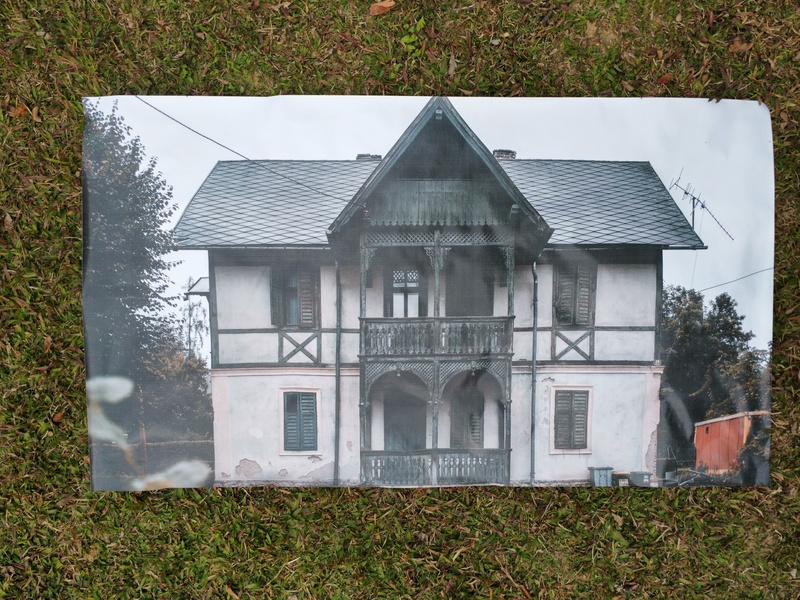
#> input picture images/query.jpg, 800 x 600 px
$ python -i utils.py   (imports and definitions only)   (Python 2 division)
#> lines starting #> are read from the running program, lines starting #| are printed output that depends on the picture
#> in process_opponent, img is the input picture: shape (600, 800, 3); mean B, G, R 106.6, 118.5, 118.7
import math
import os
import pickle
import time
import cv2
import torch
from matplotlib import pyplot as plt
import numpy as np
from image_utils import gray
import requests
from numpy import sin, cos
from matcher import BfFeatureMatcher, FeatureMatcherTypes, FlannFeatureMatcher


def hamming_distance(a, b):
    return np.count_nonzero(a != b)

def hamming_distances(a, b):
    return np.count_nonzero(a != b, axis=1)

def l2_distance(a, b):
    return np.linalg.norm(a.ravel() - b.ravel())

def l2_distances(a, b):
    return np.linalg.norm(a - b, axis=-1, keepdims=True)

# [94 lines left out: functions descriptor_sigma_mad, descriptor_sigma_mad_v2, combine_images_horizontally, combine_images_vertically, draw_feature_matches_horizontally, draw_feature_matches_vertically and 1 more, not called in this run]

def add_ones_1D(x):
    return np.array([x[0], x[1], 1])

# [15 lines left out: functions add_ones, compute_hom_reprojection_error, not called in this run]


class MPlotFigure:
    # [26 lines left out: functions __init__, add, not called in this run]

    # actually show the figures
    @staticmethod
    def show():
        plt.show()

    # make it full screen
    def full_screen(self):
        figManager = plt.get_current_fig_manager()
        figManager.full_screen_toggle()


class MatchAndDraw:
    def __init__(self, ratio=0.75):
        self.pts_dst = None
        self.ratio = ratio

    # [192 lines left out: functions fittingInliers, drawingInliers, findMatches, process, segIntersect, getPtsCenter_sxf and 4 more, not called in this run]

def normalization(data):
    _range = np.max(data) - np.min(data)
    return (data - np.min(data)) / _range

# [126 lines left out: functions input_norm, rootSIFT, unpackSiftOctave, extract_patches_array_sift, get_patches, filterMaxNumDesc and 2 more, not called in this run]

def opponent_detect(detector, img, desc=None, useProvided=False, useGray=False, remove=True):
    o1, o2, o3 = convertBGRtoOpponent(img)
    rgb_matrix = o1 + o2 + o3
    o1 = o1 / rgb_matrix
    o2 = o2 / rgb_matrix
    o3 = o3 / rgb_matrix
    if desc == None:
        keypoints1, descrs1 = detector.detectAndCompute(o1, None)
    else:
        keypoints1, descrs1 = detector.detectAndCompute(o1, None, desc, useProvided)
    keypoints = keypoints1
    descrs = descrs1
    keypoints2, descrs2 = detector.detectAndCompute(o2, None)
    keypoints = np.concatenate([keypoints, keypoints2], axis=0)
    descrs = np.concatenate([descrs, descrs2], axis=0)
    keypoints3, descrs3 = detector.detectAndCompute(o3, None)
    keypoints = np.concatenate([keypoints, keypoints3], axis=0)
    descrs = np.concatenate([descrs, descrs3], axis=0)
    if useGray:
        keypoints4, descrs4 = detector.detectAndCompute(gray(img.copy()), None)
        keypoints = np.concatenate([keypoints, keypoints4], axis=0)
        descrs = np.concatenate([descrs, descrs4], axis=0)
    # keypoints, descrs = removeDuplicates(keypoints, descrs)
    if remove:
        keypoints, descrs = removeDuplicatesByResponse(keypoints, descrs)
    return keypoints, np.array(descrs)

def convertBGRtoOpponent(img):
    '''
        将BGR转换为Opponent色彩空间
        Done in Matlab by:

        casted to float32 values
        values are normalized from 0->1

        o1 = (R-G)/math.sqrt(2)
        o2 = (R+G-2*B)/math.sqrt(6)
        o3 = (R+G+B)/math.sqrt(3)

        the values are renormalized back to
        0->255 and then cast back to uint8
    '''
    channels = cv2.split(img)
    # convert to float first
    B = channels[0].astype(np.float32)
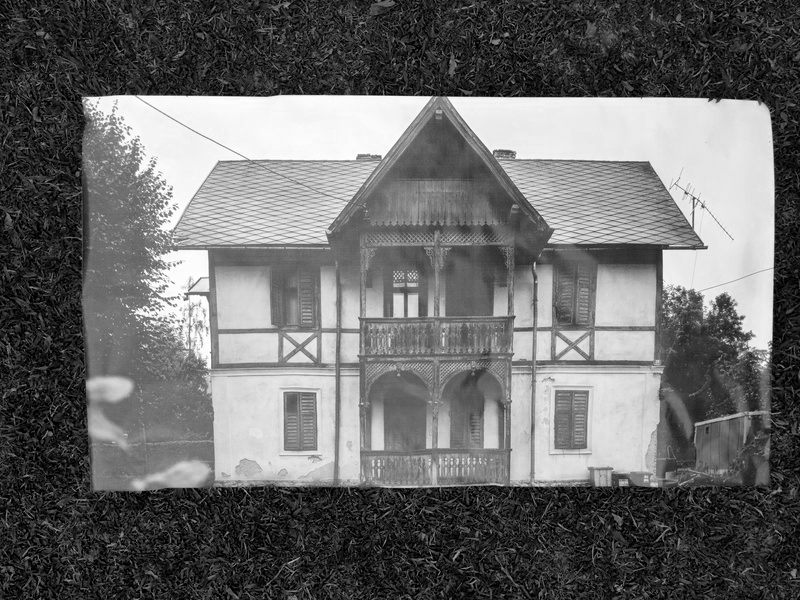
#> B: shape (600, 800) float32; min 0, max 255, mean 106.6
    G = channels[1].astype(np.float32)
    R = channels[2].astype(np.float32)
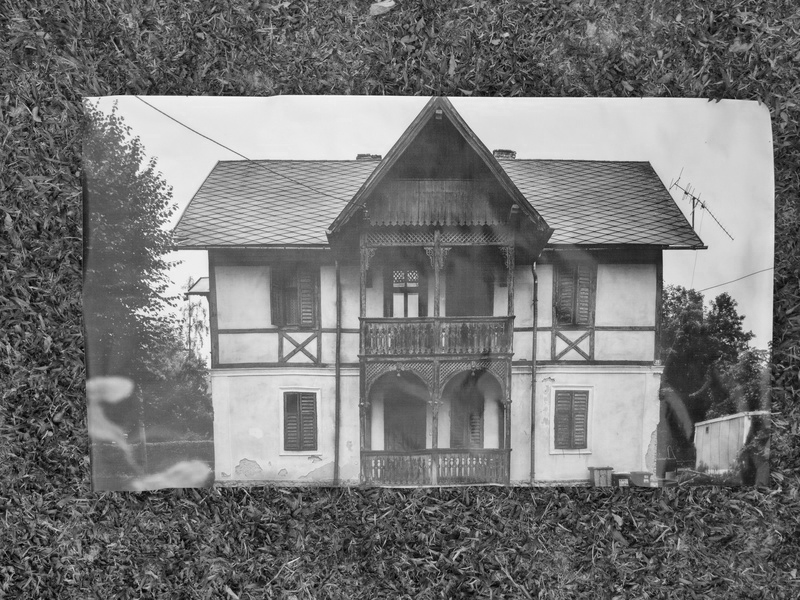
#> R: shape (600, 800) float32; min 0, max 254, mean 118.7
    # Do the conversion
    o1 = (R - G) / math.sqrt(2)
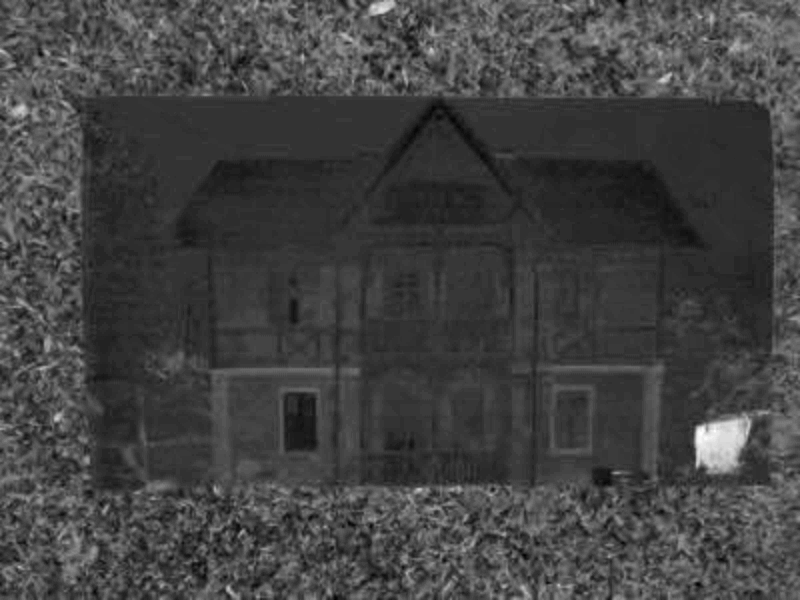
#> o1: shape (600, 800) float32; min -21.92, max 62.23, mean 0.1; drawn with min black and max white
    o2 = (R + G - 2 * B) / math.sqrt(6)
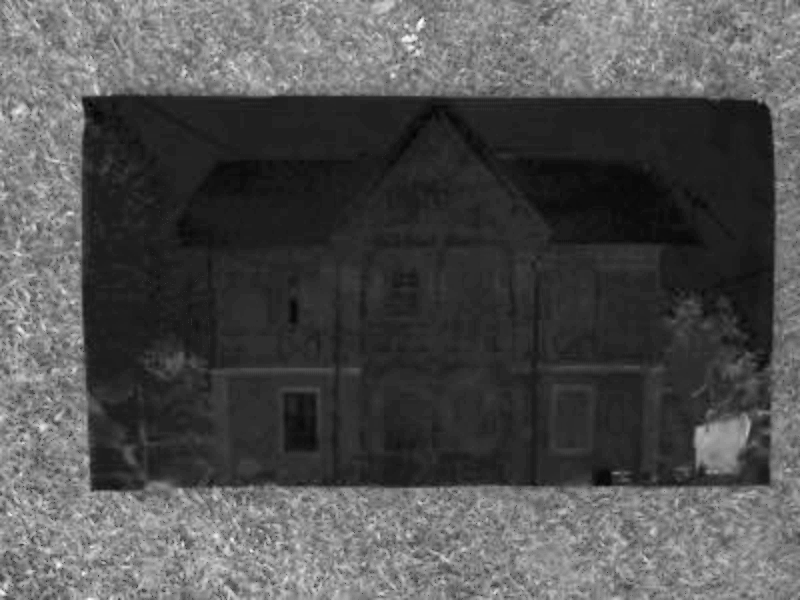
#> o2: shape (600, 800) float32; min -24.49, max 83.28, mean 9.8; drawn with min black and max white
    o3 = (R + G + B) / math.sqrt(3)
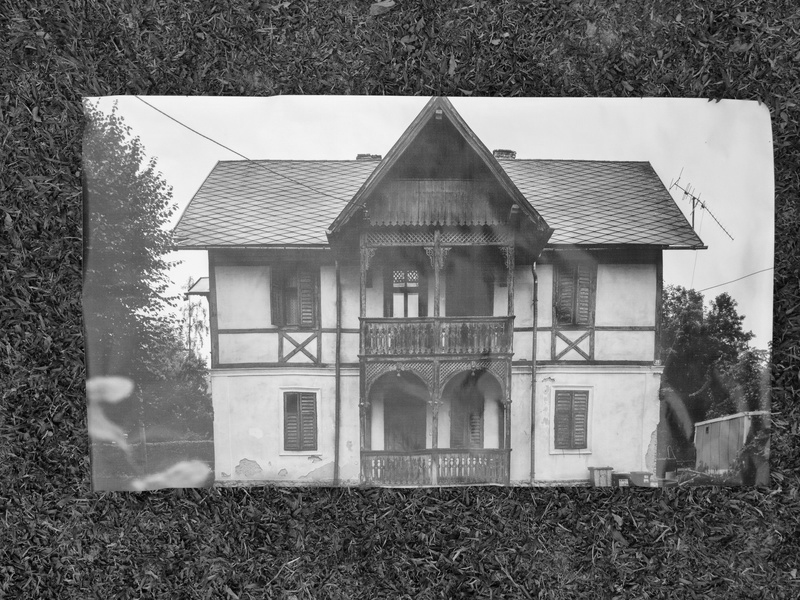
#> o3: shape (600, 800) float32; min 1.73, max 440.5, mean 198.5; drawn with min black and max white
    # [12 lines of commented-out code are left out]
    cv2.normalize(src=o1, dst=o1, alpha=0, beta=255, norm_type=cv2.NORM_MINMAX)
    cv2.normalize(src=o2, dst=o2, alpha=0, beta=255, norm_type=cv2.NORM_MINMAX)
    cv2.normalize(src=o3, dst=o3, alpha=0, beta=255, norm_type=cv2.NORM_MINMAX)
    # convert to uint8 and return
    return o1.astype(np.uint8), o2.astype(np.uint8), o3.astype(np.uint8)

# [59 lines left out: functions boostSalientColours, hellingerKernel, process_bgr, process_hsv, not called in this run]

def process_opponent(image, kps=None, nfeatures=4096):
    img = cv2.imread(image)
    detector = cv2.xfeatures2d.SIFT_create(nfeatures=nfeatures)
    if kps == None:
        keypoints, descriptors = opponent_detect(detector, img)
#> in opponent_detect, `rgb_matrix = o1 + o2 + o3`:
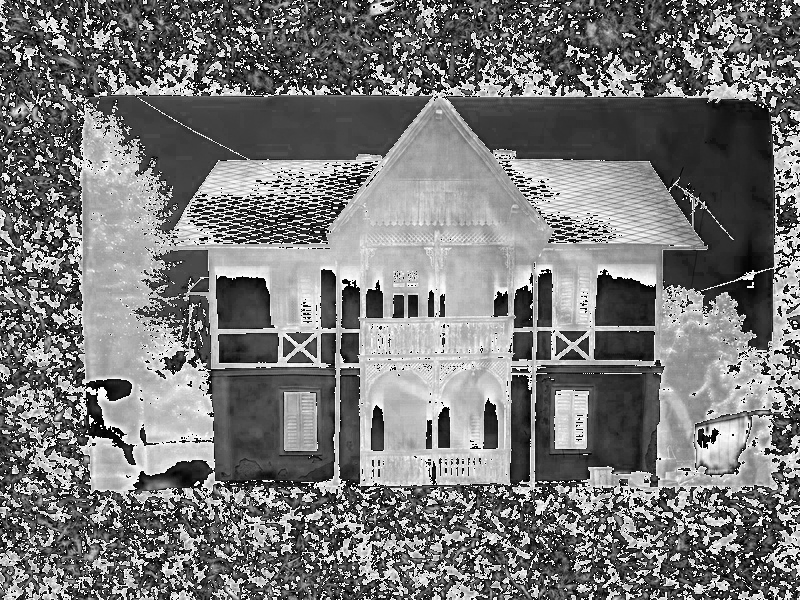
#> rgb_matrix: shape (600, 800); min 0, max 255, mean 119.9
#> in opponent_detect, `o1 = o1 / rgb_matrix`:
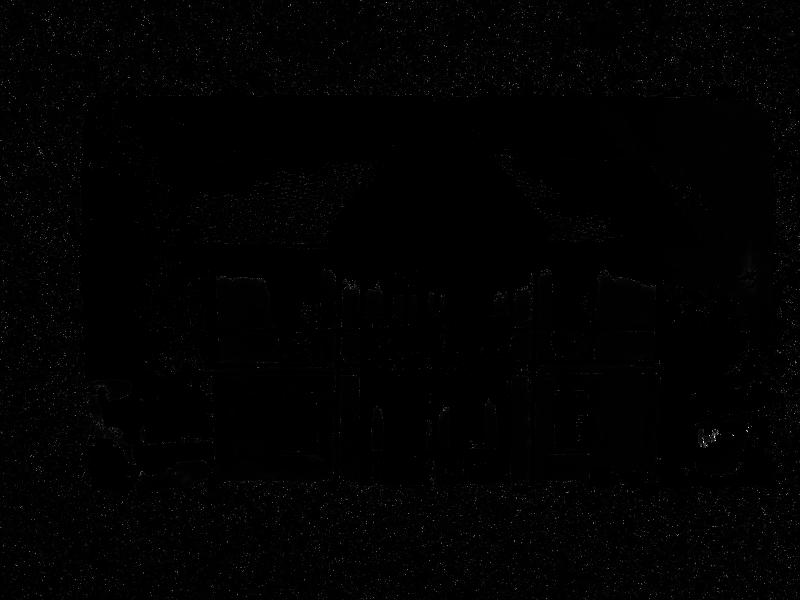
#> o1: shape (600, 800); min 0, max 237, mean 1.6
#> in opponent_detect, `keypoints1, descrs1 = detector.detectAndCompute(o1, None)`: keypoints1 = 1 keypoints; (x, y, size): (715, 431, 1.8)
#> in opponent_detect, `keypoints2, descrs2 = detector.detectAndCompute(o2, None)`: keypoints2 = 12 keypoints; strongest (x, y, size): (47, 20, 3), (715, 431, 1.8), (514, 16, 2), (793, 363, 2)
#> in opponent_detect, `keypoints3, descrs3 = detector.detectAndCompute(o3, None)`: keypoints3 = 49 keypoints; strongest (x, y, size): (749, 270, 2.1), (602, 224, 2.3), (100, 424, 6.4), (286, 190, 1.9)
    else:
        keypoints, descriptors = opponent_detect(detector, img, kps)
    return keypoints, descriptors

# [129 lines left out: functions pickle_keypoints, unpickle_keypoints, writeSift, match_images, ransac, filter_matches and 2 more, not called in this run]

def removeDuplicatesByResponse(keypoints, descriptors):
    '''
        去掉重复的keypoints/descriptors
    '''
    seen = {}
    new_keypoints = []
    new_descriptors = []
    new_index = 0
    for index in range(0, len(keypoints)):
        point = keypoints[index].pt
        if not (point[0], point[1]) in seen:
            seen[point] = new_index
            new_keypoints.append(keypoints[index])
            new_descriptors.append(descriptors[index])
            new_index += 1
        else:
            if keypoints[index].response > new_keypoints[seen[point]].response:
                print(keypoints[index].response, new_keypoints[seen[point]].response)
                new_keypoints[new_index] = keypoints[index]
#> this loop made 62 passes
#> point on passes 1 to 12: (715, 431.5), (47.45, 20.11), (47.45, 20.11), (47.45, 20.11), (85.47, 544.7), (85.47, 544.7), (106.8, 27.5), (513.5, 15.81), (715, 431.4), (722.8, 33.82), (722.8, 33.82), (793.2, 363)
#> after the loop, new_descriptors = 45 items; new_index = 45; new_keypoints = 45 keypoints; strongest (x, y, size): (749, 270, 2.1), (602, 224, 2.3), (100, 424, 6.4), (286, 190, 1.9); seen = 45 items

    print(len(keypoints) - len(new_keypoints), "重復點已刪除")
#| 17 重復點已刪除
    return new_keypoints, np.array(new_descriptors)

# [47 lines left out: functions appendDescriptors, rotateVec, mergeRandT, checkCloudGPU, not called in this run]


# [14 lines not run here, left out]

>>> result = process_opponent('images/query.jpg')
#> in opponent_detect, `keypoints, descrs = removeDuplicatesByResponse(keypoints, descrs)`: keypoints has the same summary as new_keypoints in removeDuplicatesByResponse
#> in process_opponent, `keypoints, descriptors = opponent_detect(detector, img)`: keypoints has the same summary as new_keypoints in removeDuplicatesByResponse
